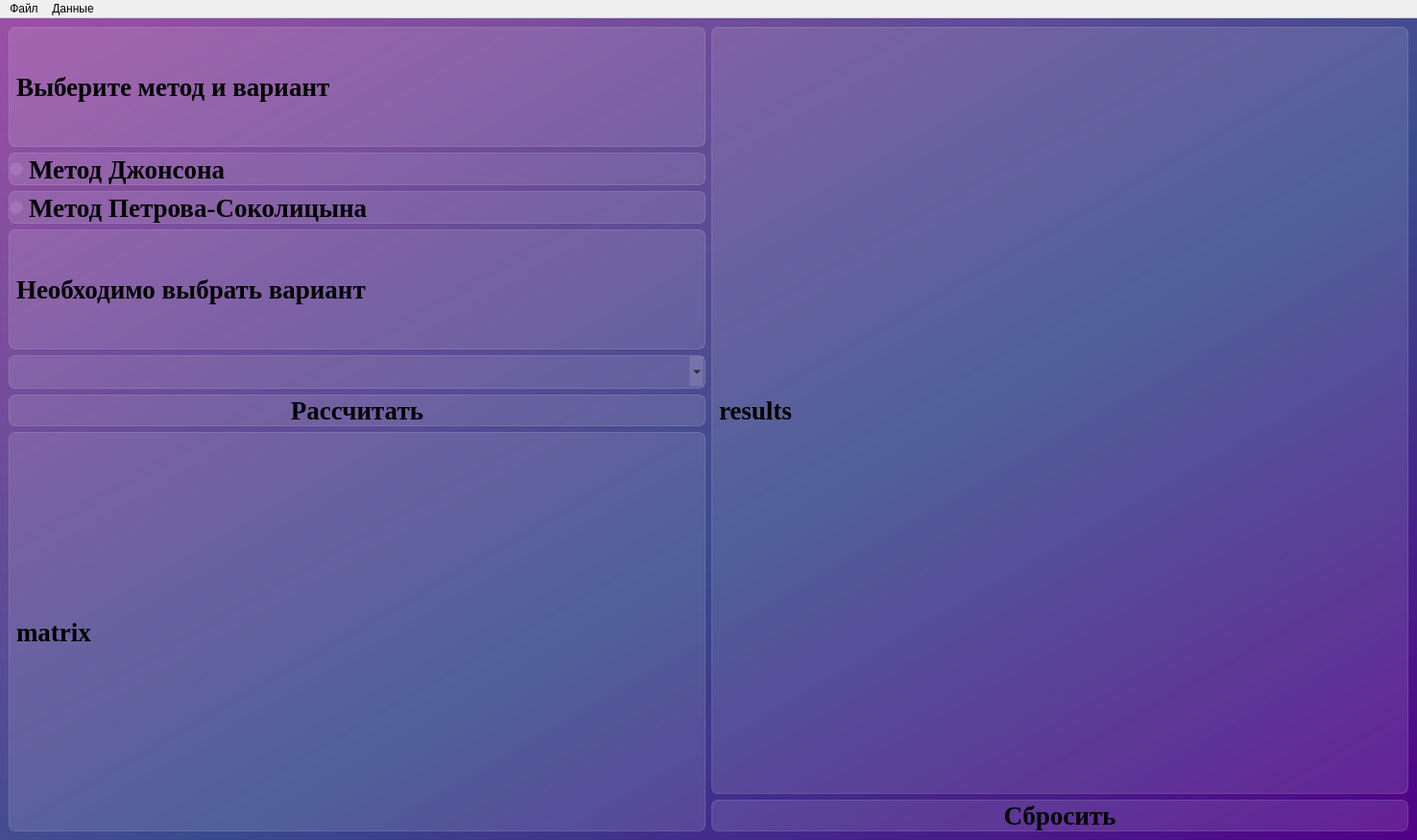
<?xml version="1.0" encoding="UTF-8"?>
<ui version="4.0">
 <class>MainWindow</class>
 <widget class="QMainWindow" name="MainWindow">
  <property name="geometry">
   <rect>
    <x>0</x>
    <y>0</y>
    <width>1476</width>
    <height>875</height>
   </rect>
  </property>
  <property name="windowTitle">
   <string>Главное окно</string>
  </property>
  <widget class="QWidget" name="centralwidget_main">
   <property name="styleSheet">
    <string notr="true">background-color: qlineargradient(spread:pad, x1:1, y1:1, x2:0, y2:0, stop:0 rgba(81, 0, 135, 255), stop:0.427447 rgba(41, 61, 132, 235), stop:1 rgba(155, 79, 165, 255));
font-family: Liberation Serif;</string>
   </property>
   <layout class="QHBoxLayout" name="horizontalLayout">
    <item>
     <layout class="QVBoxLayout" name="verticalLayout_matrix">
      <item>
       <layout class="QVBoxLayout" name="verticalLayout_metods">
        <item>
         <widget class="QLabel" name="label_choose_metod">
          <property name="styleSheet">
           <string notr="true">background-color: rgba(255, 255, 255, 30);
border: 1px solid rgba(255, 255, 255, 40);
border-radius: 7px;
font-weight: bold;
font-size: 20pt;</string>
          </property>
          <property name="text">
           <string>Выберите метод и вариант</string>
          </property>
         </widget>
        </item>
        <item>
         <widget class="QRadioButton" name="radioButton_metod_johns">
          <property name="styleSheet">
           <string notr="true">background-color: rgba(255, 255, 255, 30);
border: 1px solid rgba(255, 255, 255, 40);
border-radius: 7px;
font-weight: bold;
font-size: 20pt;</string>
          </property>
          <property name="text">
           <string>Метод Джонсона</string>
          </property>
         </widget>
        </item>
        <item>
         <widget class="QRadioButton" name="radioButton_metod_petrova_sokolicina">
          <property name="styleSheet">
           <string notr="true">background-color: rgba(255, 255, 255, 30);
border: 1px solid rgba(255, 255, 255, 40);
border-radius: 7px;
font-weight: bold;
font-size: 20pt;</string>
          </property>
          <property name="text">
           <string>Метод Петрова-Соколицына</string>
          </property>
         </widget>
        </item>
        <item>
         <widget class="QLabel" name="label_choose_variant">
          <property name="styleSheet">
           <string notr="true">background-color: rgba(255, 255, 255, 30);
border: 1px solid rgba(255, 255, 255, 40);
border-radius: 7px;
font-weight: bold;
font-size: 20pt;</string>
          </property>
          <property name="text">
           <string>Необходимо выбрать вариант</string>
          </property>
         </widget>
        </item>
        <item>
         <widget class="QComboBox" name="comboBox_variants">
          <property name="styleSheet">
           <string notr="true">background-color: rgba(255, 255, 255, 30);
border: 1px solid rgba(255, 255, 255, 40);
border-radius: 7px;
font-weight: bold;
font-size: 20pt;</string>
          </property>
         </widget>
        </item>
        <item>
         <widget class="QPushButton" name="pushButton_do">
          <property name="styleSheet">
           <string notr="true">QPushButton {
font-weight: bold;
font-size: 20pt;
text-align: center;
background-color: rgba(255, 255, 255, 30);
border: 1px solid rgba(255, 255, 255, 40);
border-radius: 7px;
}

QPushButton:hover {
background-color: rgba(255, 255, 255, 40);
}
QPushButton:pressed {
background-color: rgba(255, 255, 255, 70);
}</string>
          </property>
          <property name="text">
           <string>Рассчитать</string>
          </property>
         </widget>
        </item>
       </layout>
      </item>
      <item>
       <widget class="QLabel" name="label_matrix">
        <property name="styleSheet">
         <string notr="true">background-color: rgba(255, 255, 255, 30);
border: 1px solid rgba(255, 255, 255, 40);
border-radius: 7px;
font-weight: bold;
font-size: 20pt;</string>
        </property>
        <property name="text">
         <string>matrix</string>
        </property>
       </widget>
      </item>
     </layout>
    </item>
    <item>
     <layout class="QVBoxLayout" name="verticalLayout_results">
      <item>
       <widget class="QLabel" name="label_results">
        <property name="styleSheet">
         <string notr="true">background-color: rgba(255, 255, 255, 30);
border: 1px solid rgba(255, 255, 255, 40);
border-radius: 7px;
font-weight: bold;
font-size: 20pt;</string>
        </property>
        <property name="text">
         <string>results</string>
        </property>
       </widget>
      </item>
      <item>
       <widget class="QPushButton" name="pushButton_restart">
        <property name="styleSheet">
         <string notr="true">QPushButton {
font-weight: bold;
font-size: 20pt;
text-align: center;
background-color: rgba(255, 255, 255, 30);
border: 1px solid rgba(255, 255, 255, 40);
border-radius: 7px;
}

QPushButton:hover {
background-color: rgba(255, 255, 255, 40);
}
QPushButton:pressed {
background-color: rgba(255, 255, 255, 70);
}</string>
        </property>
        <property name="text">
         <string>Сбросить</string>
        </property>
       </widget>
      </item>
      <item>
       <layout class="QVBoxLayout" name="verticalLayout_gantt_chart"/>
      </item>
     </layout>
    </item>
   </layout>
  </widget>
  <widget class="QMenuBar" name="menubar">
   <property name="geometry">
    <rect>
     <x>0</x>
     <y>0</y>
     <width>1476</width>
     <height>21</height>
    </rect>
   </property>
   <widget class="QMenu" name="menu_file">
    <property name="title">
     <string>Файл</string>
    </property>
    <addaction name="action_save_data"/>
    <addaction name="action_save_chart"/>
   </widget>
   <widget class="QMenu" name="menu_data">
    <property name="title">
     <string>Данные</string>
    </property>
    <addaction name="action_generate_data"/>
   </widget>
   <addaction name="menu_file"/>
   <addaction name="menu_data"/>
  </widget>
  <action name="action_save_data">
   <property name="text">
    <string>Сохранить данные</string>
   </property>
  </action>
  <action name="action_save_chart">
   <property name="text">
    <string>Сохранить диаграмму</string>
   </property>
  </action>
  <action name="action_generate_data">
   <property name="text">
    <string>Генерация случайных данных</string>
   </property>
  </action>
 </widget>
 <resources/>
 <connections/>
</ui>
